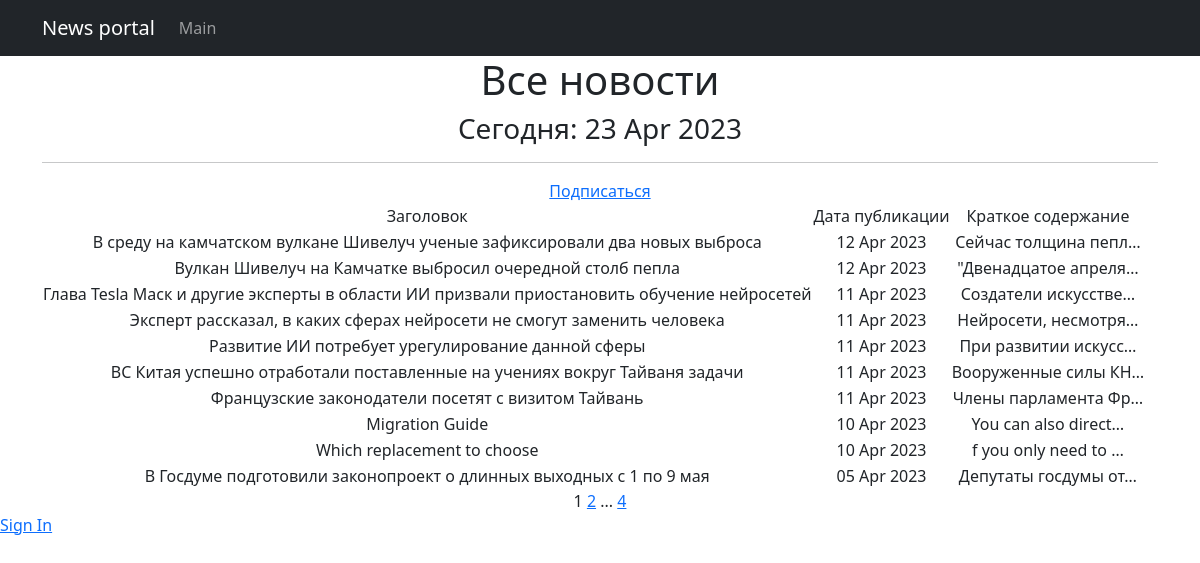
Before: /news/ with the older database file.
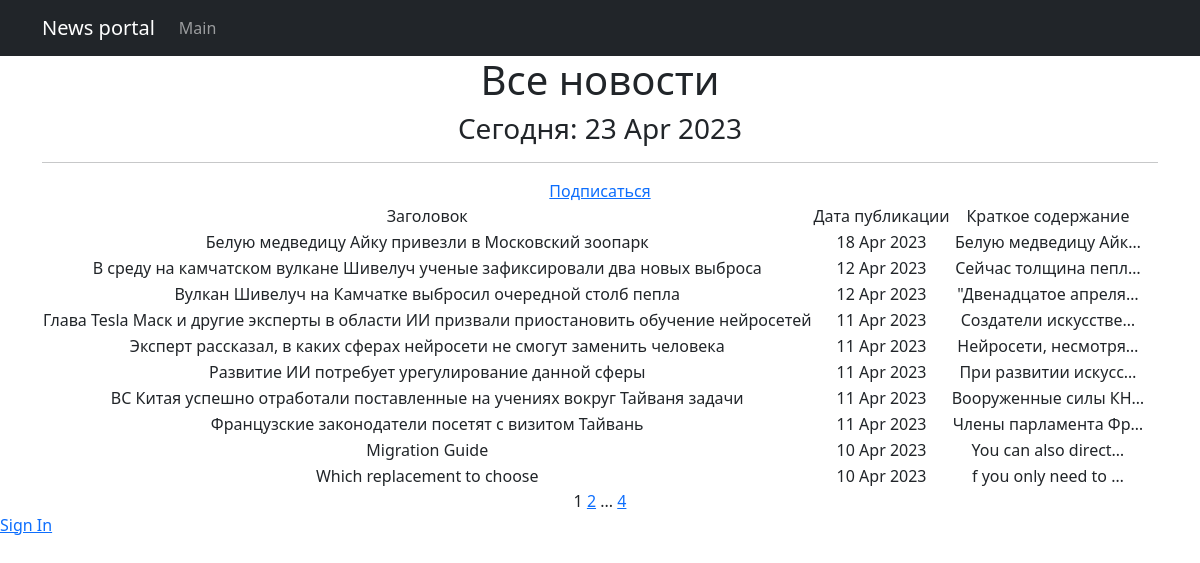
After: the same page with the newer database file.
### chitchat/models.py (models this page shows, shortened)
class Post(models.Model):
    news = 'N'
    article = 'A'
    POST_TYPES = [
        (news, 'Новость'),
        (article, 'Статья')
    ]
    author = models.ForeignKey(Author, on_delete=models.CASCADE, verbose_name='автор')
    post_type = models.CharField(
        max_length=1, choices=POST_TYPES,
        default=article, verbose_name='тип новости'
    )
    time_creation = models.DateTimeField(auto_now_add=True)
    post_category = models.ManyToManyField(Category, through='PostCategory')
    title = models.CharField(max_length=100, unique=True, verbose_name='заголовок')
    text = models.TextField(verbose_name='текст')
    rating = models.IntegerField(default=0, verbose_name='рейтинг')
    class Meta:
        verbose_name = 'новость'
        verbose_name_plural = 'новости'

### chitchat/views.py (the view)
# urls.py: path('', cache_page(60)(PostList.as_view()), name='post_list'),
class PostList(ListView):
    model = Post
    ordering = '-time_creation'
    template_name = 'news.html'
    context_object_name = 'news'
    paginate_by = 10
    def get_queryset(self):
        queryset = super().get_queryset()
        self.filterset = PostFilter(self.request.GET, queryset)
        return self.filterset.qs
    def get_context_data(self, **kwargs):
        context = super().get_context_data(**kwargs)
        context['filterset'] = self.filterset
        return context

### chitchat/models.py (called while the page is built)
    def __str__(self):
        return f'{self.name.title()}'

### chitchat/templatetags/censor_filter.py (called while the page is built)
@register.filter()
def censor(text):
    for word in text.split():
        if word.lower() in RUDE_WORDS:
            text = text.replace(word, f"{word[0]}{'*'*(len(word)-1)}")
    return text

### chitchat/templatetags/custom_tags.py (called while the page is built)
@register.simple_tag()
def current_time(format_string='%b %d %Y'):
    return datetime.utcnow().strftime(format_string)

@register.simple_tag(takes_context=True)
def url_replace(context, **kwargs):
    d = context['request'].GET.copy()
    for k, v in kwargs.items():
        d[k] = v
    return d.urlencode()

### templates/news.html (shortened to what this page needs)
{% extends 'flatpages/default.html' %}
{% load censor_filter %}
{% load custom_tags %}
{% load cache %}
{% block content %}
    {% cache 30 header %}
        <h1>Все новости</h1>
        <h3>Сегодня: {% current_time '%d %b %Y' %}</h3>
        <hr>
    {% endcache %}
    <a href="{% url 'subscriptions' %}">Подписаться</a>
    {% if news %}
        <table>
            <tr>
                <td>Заголовок</td>
                <td>Дата публикации</td>
                <td>Краткое содержание</td>
            </tr>
            {% for post in news %}
            <tr>
                <td>{{ post.title }}</td>
                <td>{{ post.time_creation|date:'d M Y' }}</td>
                <td>{{ post.text|censor|truncatechars:20 }}</td>
                <td>
            </tr>
            {% endfor %}
        </table>
    {% else %}
        <h2>Новостей нет!</h2>
    {% endif %}
    {{ page_obj.number }}
    {% if page_obj.has_next %}
        <a href="?{% url_replace page=page_obj.next_page_number %}">{{ page_obj.next_page_number }}</a>
        {% if paginator.num_pages != page_obj.next_page_number %}
            ...
            <a href="?{% url_replace page=page_obj.paginator.num_pages %}">{{ page_obj.paginator.num_pages }}</a>
        {% endif %}
    {% endif %}
{% endblock content %}

Changed rows visible on the page:
no longer on this page (row unchanged): Post: title "В Госдуме подготовили законопроект о длинных выходных с 1 по 9 мая", time_creation "05 Apr 2023", text|censor "Депутаты госдумы от…"
added Post: title "Белую медведицу Айку привезли в Московский зоопарк", time_creation "18 Apr 2023", text|censor "Белую медведицу Айк…"
